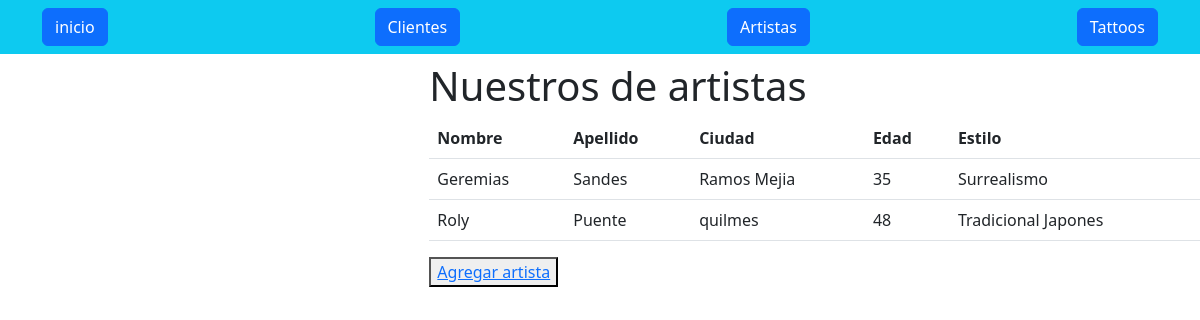
Screenshot of /TattooApp/artistas with the database file from the repository.
### TattooApp/models.py (models this page shows, shortened)
class Artista(models.Model):
    nombre = models.CharField(max_length=40)
    apellido = models.CharField(max_length=40)
    edad = models.IntegerField()
    direccion = models.CharField(max_length=40)
    ciudad = models.CharField(max_length=40)
    estilo = models.CharField(max_length=40)

### TattooApp/views.py (the view)
# urls.py: path('artistas', artistas),
def artistas(request):
    artista = Artista.objects.all()
    return render(request, "TattooApp/artistas.html", {"artistas": artista})

### TattooApp/templates/TattooApp/artistas.html (shortened to what this page needs)
{% extends "./base.html" %}
{% block body %}
<div class="row">
    <div class="col-sm-12 col-md-6 col-lg-4 col-xl-4">
    </div>
    <div class="col-sm-12 col-md-6 col-lg-8 col-xl-8">
        <h1>Nuestros de artistas</h1>
        <div class="table-responsive">
        <table class="table table-stripped">
            <thead>
            <tr>
                <th>Nombre</th>
                <th>Apellido</th>
                <th>Ciudad</th>
                <th>Edad</th>
                <th>Estilo</th>
            </tr>
            </thead>
            <tbody>
            {% for artista in artistas %}
            <tr>
                <td>{{artista.nombre}}</td>
                <td>{{artista.apellido}}</td>
                <td>{{artista.ciudad}}</td>
                <td>{{artista.edad}}</td>
                <td>{{artista.estilo}}</td>
            </tr>
            {% endfor %}
            </tbody>
        </table>
        </div>
        <button>
            <a href="form_artista">Agregar artista</a>
        </button>
    </div>
{% endblock %}

### rows the page displays
Artista: nombre "Geremias", apellido "Sandes", ciudad "Ramos Mejia", edad "35", estilo "Surrealismo"
Artista: nombre "Roly", apellido "Puente", ciudad "quilmes", edad "48", estilo "Tradicional Japones"
